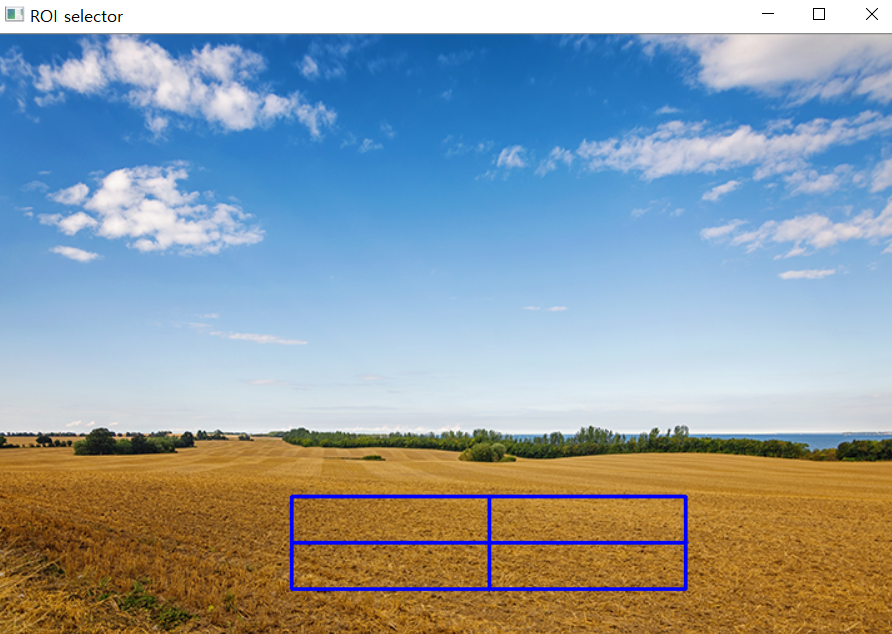
#> input picture data/img.png, 892 x 634 px, found by its file name
$ python c2_rotate.py
#> lines starting #> are read from the running program, lines starting #| are printed output that depends on the picture
import cv2, numpy as np

img1 = cv2.imread('data/img.png')
#> img1 is the input picture: shape (634, 892, 3); mean B, G, R 163.6, 156.8, 144.3

h, w, _= img1.shape
#> h = 634; w = 892
c_h = h//2; c_w = w//2
#> after `c_h = h // 2`: c_h = 317
#> after `c_w = w // 2`: c_w = 446
rot_mat1 = cv2.getRotationMatrix2D((c_w, c_h), 45, 1)
rot_mat2 = cv2.getRotationMatrix2D((c_w, c_h), -45, 1)
res1 = cv2.warpAffine(img1, rot_mat1, (w,h))
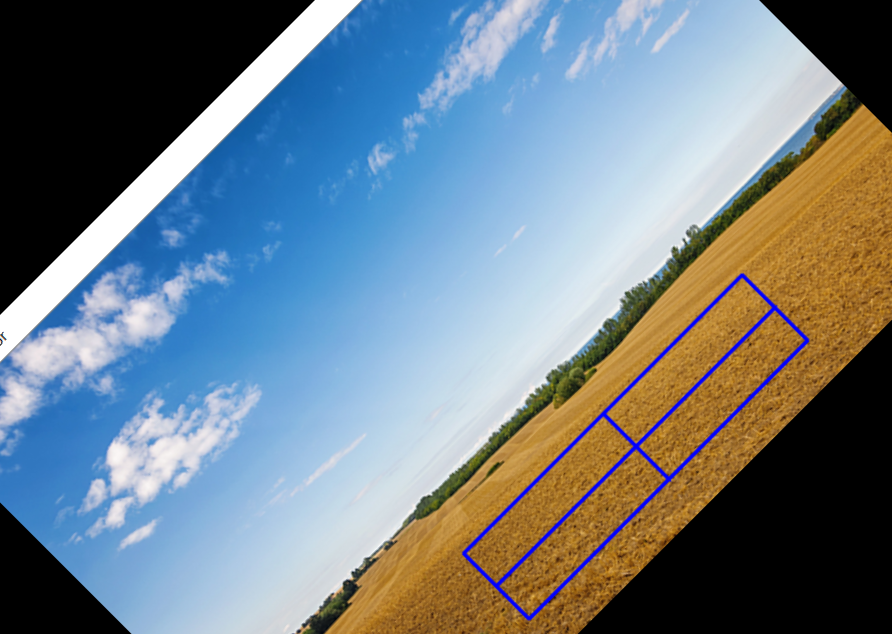
#> res1: shape (634, 892, 3); mean B, G, R 136.6, 127.7, 114.1
res2 = cv2.warpAffine(img1, rot_mat2, (w,h))
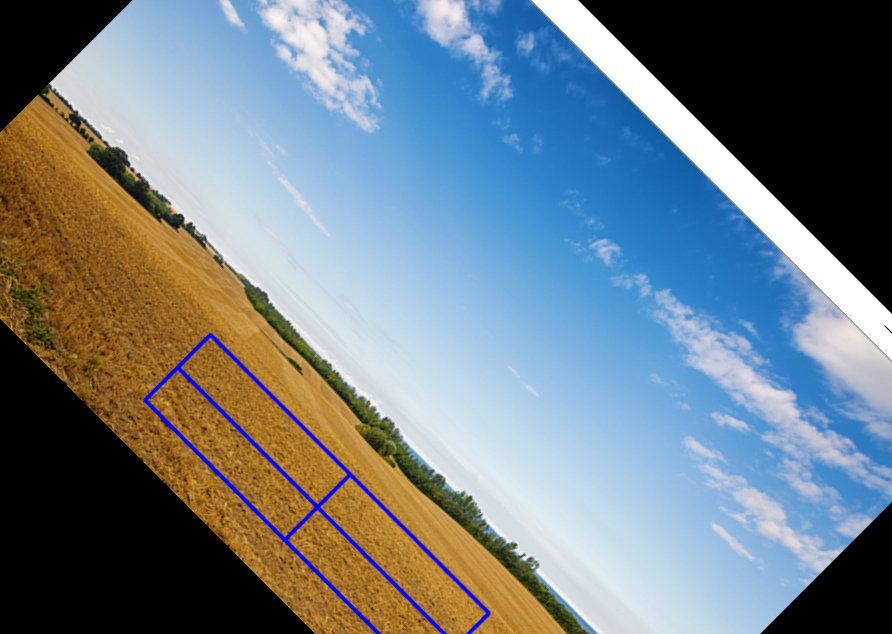
#> res2: shape (634, 892, 3); mean B, G, R 135.5, 126.6, 113.4
res3 = cv2.rotate(img1, cv2.ROTATE_90_CLOCKWISE)
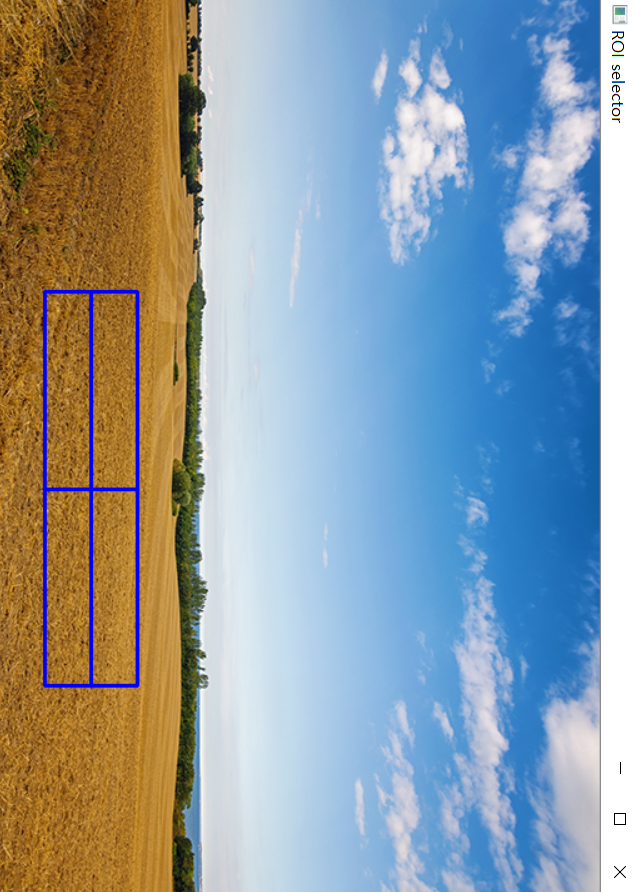
#> res3: shape (892, 634, 3); mean B, G, R 163.6, 156.8, 144.3
res4 = cv2.flip(img1, 1)
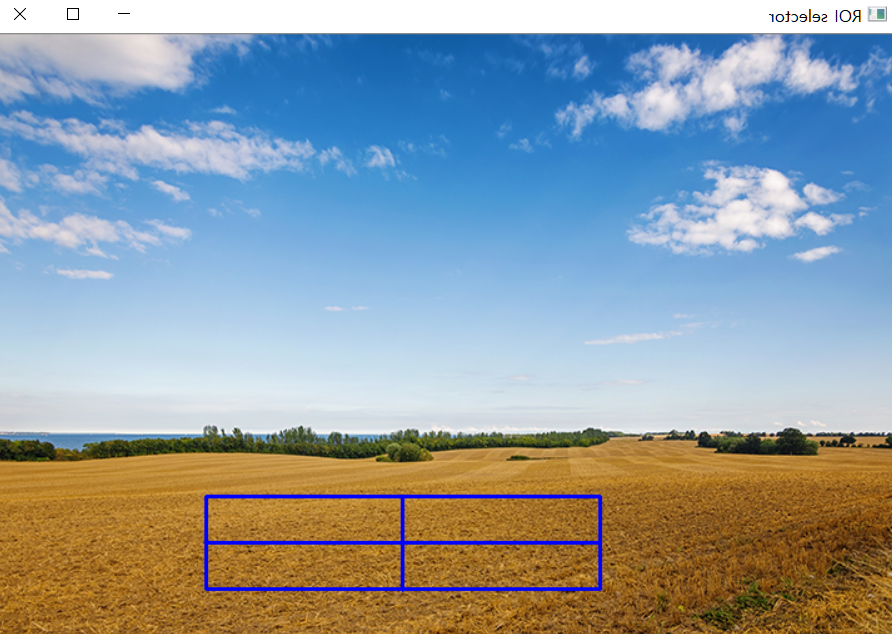
#> res4: shape (634, 892, 3); mean B, G, R 163.6, 156.8, 144.3
res5 = cv2.flip(img1, -1)
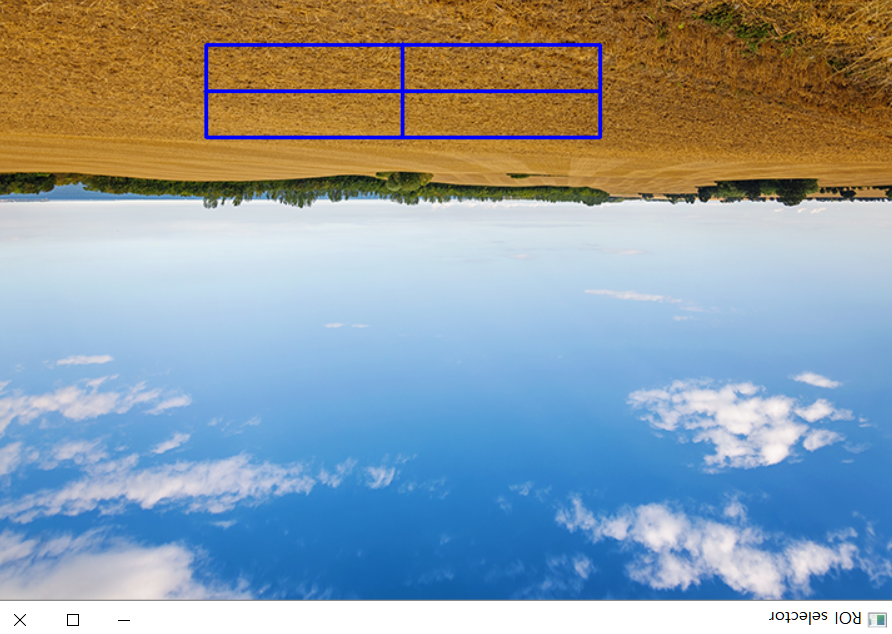
#> res5: shape (634, 892, 3); mean B, G, R 163.6, 156.8, 144.3

cv2.imshow('1', res1)
cv2.imshow('2', res2)
cv2.imshow('3', res3)
cv2.imshow('4', res4)
cv2.imshow('5', res5)

cv2.waitKey()
cv2.destroyAllWindows()

$ run again, with data/pic.jpg saved as data/img.png
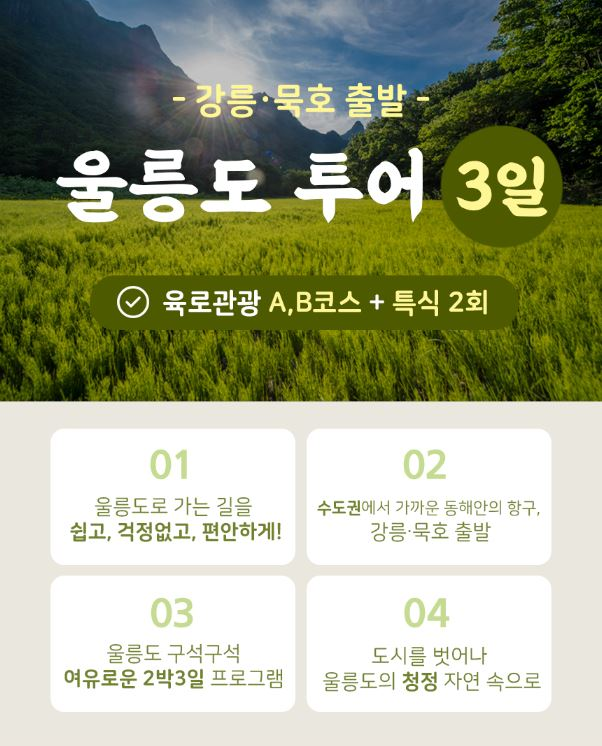
#> input picture data/pic.jpg, 602 x 746 px, found by its file name
#> img1 is the input picture: shape (746, 602, 3); mean B, G, R 136.5, 165.5, 159.8
#> `res3 = cv2.rotate(img1, cv2.ROTATE_90_CLOCKWISE)`:
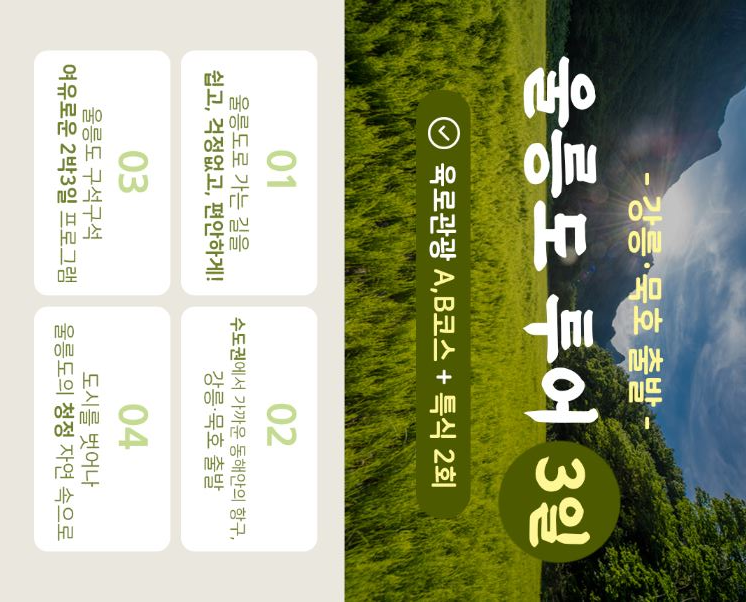
#> res3: shape (602, 746, 3); mean B, G, R 136.5, 165.5, 159.8
#> `res5 = cv2.flip(img1, -1)`:
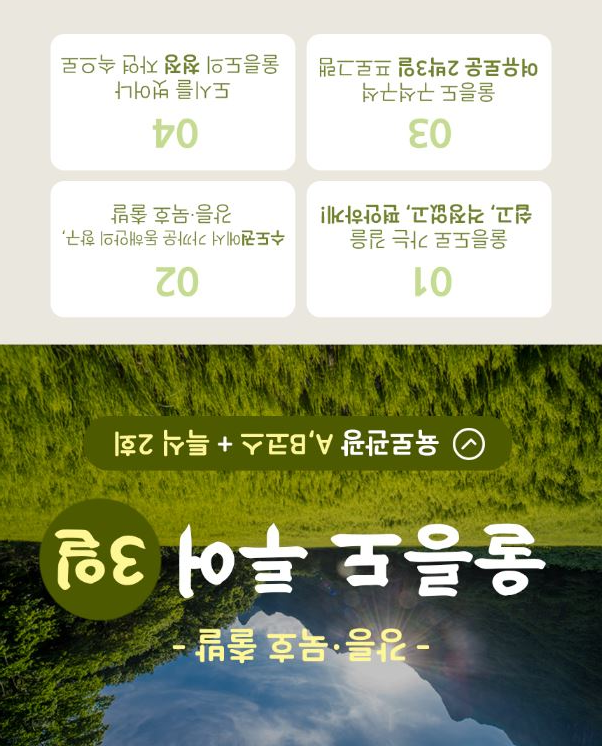
#> res5: shape (746, 602, 3); mean B, G, R 136.5, 165.5, 159.8
